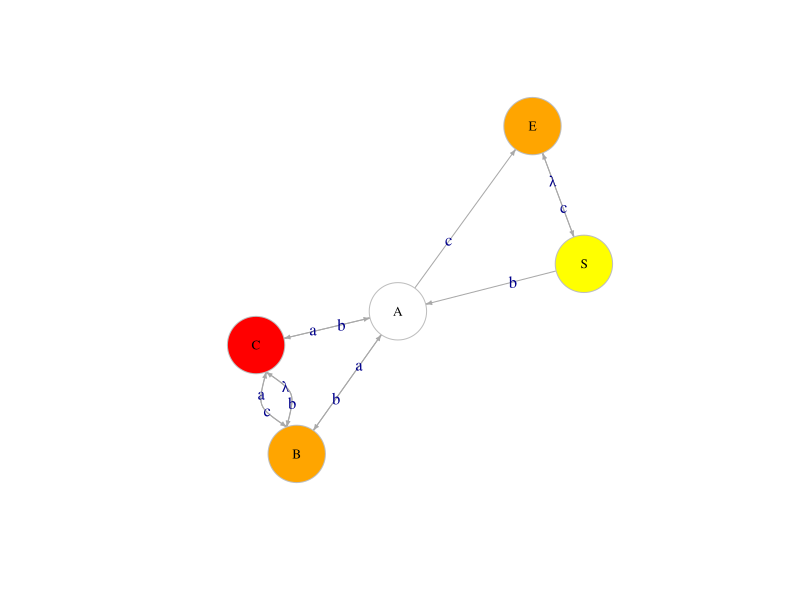

This chart was generated by the following R code:
library(igraph)
library(stringr)
# Input user example
string <- "(S,A,b)
(S,E,c)
(B,A,b)
(B,C.,-)
(B,C.,a)
(A,B,a)
(A,C,b)
(A,E,c)
(C,B,c)
(C,B,b)
(C,A,a)
(E,S.,-)
"
string2 <- "(S,B,a)
(S,A,b)
(B,A,b)
(B,C.,-)
(C,B,a)
(C,B,b)"

# Formatted data
string <- str_replace_all(string, "(\n)|([:space:]*\n)", " ")
string <- str_replace_all(string, "(\n)|([:space:]*\n)", " ")
string <- str_replace_all(string, "(\n)|([:space:]*\n)", " ")

## Extract edges
edgesCompleted <- str_extract_all(string, "\\([A-Z],[A-Z],[a-z]\\)")[[1]]
edgesFinal <- str_extract_all(string, "\\([A-Z],[A-Z]\\.,([a-z]|.)\\)")[[1]]
string <- append(edgesCompleted, edgesFinal)

## Extract nodes
coupleNodesCompleted <- unlist(str_extract_all(edgesCompleted, "[A-Z]"))
coupleNodesFinal <- unlist(str_extract_all(edgesFinal, "(?!S)[A-Z]"))
nodesFinal <- gsub("\\.","",unique(unlist(str_extract_all(edgesFinal, "(?!S)[A-Z]\\."))))
nodes <- append(coupleNodesCompleted, coupleNodesFinal)
uniqueNodes <- unique(nodes)

## Number of nodes
nNodesCompleted <- length(unique(unlist(str_extract_all(edgesCompleted, "(?!S)[A-Z]"))))
nNodesFinal <- length(gsub("\\.","",unique(unlist(str_extract_all(edgesFinal, "(?!S)[A-Z]\\.")))))

## Alphabet
uniqueAlphabet <- unique(unlist(str_extract_all(string, "[a-z]")))
nAlphabet <- length(uniqueAlphabet)

nodeTypes <- c()
for(node in uniqueNodes){
  if(node == "S"){
    nAlphabetCheck = 0
    for(alphabet in uniqueAlphabet){
      if((sum(grepl(paste("S,[A-Z].?,[", alphabet, "]", sep = ""), string))) == TRUE){
        nAlphabetCheck = nAlphabetCheck + 1  
      } 
    }
    if(nAlphabetCheck == nAlphabet){
      nodeTypes <- nodeTypes %>% append(1)
    } else {
      nodeTypes <- nodeTypes %>% append(4)  
    } 
    
  } else if (node %in% nodesFinal){
    nAlphabetCheck = 0
    for(alphabet in uniqueAlphabet){
      if(sum(grepl(paste(node, ",[A-Z].?,[", alphabet, "]", sep = ""), string)) == TRUE){
        nAlphabetCheck = nAlphabetCheck + 1
      }
    }
    if(nAlphabetCheck == nAlphabet){
      nodeTypes <- nodeTypes %>% append(3)  
    } else {  
      nodeTypes <- nodeTypes %>% append(4)
    }
  }
  else {
    nAlphabetCheck = 0
    for(alphabet in uniqueAlphabet){
      if(sum(grepl(paste(node, ",[A-Z].?,[", alphabet, "]", sep = ""), string)) == TRUE){
        nAlphabetCheck = nAlphabetCheck + 1
      }
    }
    if(nAlphabetCheck == nAlphabet){
      nodeTypes <- nodeTypes %>% append(2) 
    } else {  
      nodeTypes <- nodeTypes %>% append(4)
    }
  }
}

node.types <- nodeTypes
g <- graph(nodes, directed = TRUE)

edge.labels <- gsub("-","λ",unlist(str_extract_all(string, "[a-z]|-")))

#if λ
if ("λ" %in% edge.labels) {
  posiciones <- which(edge.labels == "λ")  # Obtener las posiciones de "λ"
  
  for (pos in posiciones) {
    pos <- (pos * 2) - 1  # Calcular la nueva posición
    
    poss <- 1  # Reiniciar la variable poss
    
    for (poss in 1:length(uniqueNodes)) {
      if (nodes[pos] == uniqueNodes[poss]) {
        break
      }
      poss <- poss + 1
    }
    
    # Checar si el nodo en esa posición es igual a 4
    if (nodeTypes[poss] == 4) {
      # Si es así, cambiarlo a 5
      nodeTypes <- nodeTypes[-poss]
      nodeTypes <- append(nodeTypes, 5, after = poss - 1)
    } else {
      # Si no, cambiarlo a 4
      nodeTypes <- nodeTypes[-poss]
      nodeTypes <- append(nodeTypes, 4, after = poss - 1)
    }
  }
}

node.types <- nodeTypes
g <- graph(nodes, directed = TRUE)

mapping.colors <- c("green","white", "red", "yellow", "orange")
node.colors <- mapping.colors[node.types]

curves <- curve_multiple(g, start = 0.8)
set.seed(10)
plot(g, edge.arrow.size=.3, vertex.label.cex=0.8, vertex.size=35,vertex.frame.color="gray", vertex.label.color="black",  edge.label = edge.labels, vertex.color = node.colors, edge.curved=curves )

# Clear
rm(list = ls())

